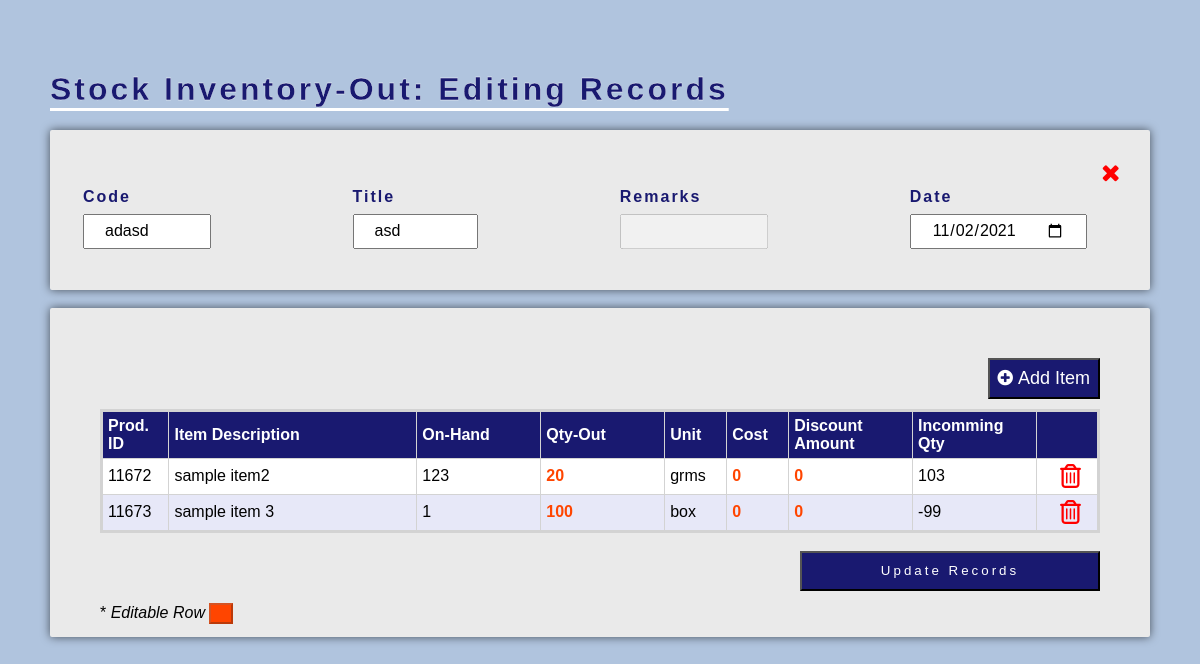
/edit/stout_edit.php?id=2, run on the app's committed database.
### tables this page shows
CREATE TABLE `stout_tb` (
  `stout_id` int(20) NOT NULL,
  `stout_code` varchar(30) DEFAULT NULL,
  `stout_title` varchar(30) DEFAULT NULL,
  `stout_date` date NOT NULL,
  `stout_remarks` varchar(300) DEFAULT NULL,
  `itemdesc` varchar(250) DEFAULT NULL,
  `emp_id` int(250) NOT NULL,
  `closed` tinyint(1) NOT NULL,
  `stout_close_date` date DEFAULT NULL,
  `user_id` int(255) NOT NULL,
  PRIMARY KEY (`stout_id`)
);

CREATE TABLE `product` (
  `product_id` int(255) NOT NULL AUTO_INCREMENT,
  `product_name` varchar(255) NOT NULL,
  `class_id` int(250) NOT NULL,
  `qty` double DEFAULT NULL,
  `unit_id` int(250) DEFAULT NULL,
  `pro_remarks` varchar(300) DEFAULT NULL,
  `loc_id` int(250) NOT NULL,
  `barcode` varchar(10) DEFAULT NULL,
  `price` double DEFAULT NULL,
  `cost` double DEFAULT NULL,
  `dept_id` int(250) DEFAULT NULL,
  `sup_id` int(30) DEFAULT NULL,
  PRIMARY KEY (`product_id`)
);

CREATE TABLE `stout_product` (
  `product_id` int(50) NOT NULL,
  `stout_id` int(50) NOT NULL,
  `stout_temp_qty` double DEFAULT NULL,
  `stout_temp_cost` double DEFAULT NULL,
  `stout_temp_disamount` double DEFAULT NULL,
  `stout_temp_tot` double DEFAULT NULL,
  `stout_temp_remarks` varchar(250) NOT NULL,
  PRIMARY KEY (`product_id`,`stout_id`)
);

CREATE TABLE `unit_tb` (
  `unit_id` int(250) NOT NULL AUTO_INCREMENT,
  `unit_name` varchar(30) DEFAULT NULL,
  PRIMARY KEY (`unit_id`)
);

### edit/stout_edit.php (the view, shortened to what this page needs)
<?php
include('../php/config.php');
if (isset($_GET['id']) && is_numeric($_GET['id']) && $_GET['id'] > 0) {
  $id = $_GET['id'];
  $result = mysqli_query($db, "SELECT * FROM stout_tb  WHERE stout_id=" . $_GET['id']);
  $row = mysqli_fetch_array($result);
  if ($row) {
    $id = $row['stout_id'];
    $stout_code = $row['stout_code'];
    $stout_title = $row['stout_title'];
    $stout_remarks = $row['stout_remarks'];
    $stout_date = $row['stout_date'];
  } else {
    echo "No results!";
  }
}
?>
<!DOCTYPE HTML PUBLIC "-//W3C//DTD HTML 4.01//EN" "http://www.w3.org/TR/html4/strict.dtd">
<html>
<head>
  <link rel="stylesheet" href="https://cdnjs.cloudflare.com/ajax/libs/font-awesome/4.7.0/css/font-awesome.min.css">
</head>
<body style="margin: 0px;" bgcolor="#B0C4DE">
  <h1><u> Stock Inventory-Out: Editing Records</u></h1>
  <div class="container">
    <a href="../stout_main.php" style="float: right;"><i class="fa fa-close" style="font-size:24px; color: red;"></i></a><br>
    <form autocomplete="off" method="post">
      <table class="table1" width="100%">
        <tr>
          <td><b>
              <font color='midnightblue'>Code</font><br>
              <input type="text" name="stout_code" value="<?php echo $stout_code; ?>">
            </b></td>
          <td>&nbsp;&nbsp;&nbsp;&nbsp;&nbsp;&nbsp;&nbsp;&nbsp;&nbsp;&nbsp;&nbsp;&nbsp;&nbsp;&nbsp;&nbsp;&nbsp;&nbsp;&nbsp;&nbsp;&nbsp;&nbsp;&nbsp;&nbsp;&nbsp;&nbsp;&nbsp;&nbsp;&nbsp;&nbsp;&nbsp;</td>
          <td><b>
              <font color='midnightblue'>Title</font> <br>
              <input type="text" name="stout_title" value="<?php echo $stout_title; ?>" />
            </b></td>
          <td>&nbsp;&nbsp;&nbsp;&nbsp;&nbsp;&nbsp;&nbsp;&nbsp;&nbsp;&nbsp;&nbsp;&nbsp;&nbsp;&nbsp;&nbsp;&nbsp;&nbsp;&nbsp;&nbsp;&nbsp;&nbsp;&nbsp;&nbsp;&nbsp;&nbsp;&nbsp;&nbsp;&nbsp;&nbsp;&nbsp;</td>
          <td><b>
              <font color='midnightblue'>Remarks</font> <br>
              <input type="text" name="stout_remarks" value="<?php echo $stout_remarks; ?>" disabled>
            </b></td>
          <td>&nbsp;&nbsp;&nbsp;&nbsp;&nbsp;&nbsp;&nbsp;&nbsp;&nbsp;&nbsp;&nbsp;&nbsp;&nbsp;&nbsp;&nbsp;&nbsp;&nbsp;&nbsp;&nbsp;&nbsp;&nbsp;&nbsp;&nbsp;&nbsp;&nbsp;&nbsp;&nbsp;&nbsp;&nbsp;&nbsp;</td>
          <td><b>
              <font color='midnightblue'>Date</font> <br>
              <input type="date" name="stout_date" value="<?php echo $stout_date; ?>">
            </b></td>
          <td>
          <td>&nbsp;&nbsp;&nbsp;&nbsp;&nbsp;</td>
          </td>
        </tr>
      </table>
  </div>
  <br>
  <div class="container1">
    <button class="button__add--item" title="Add Item" style="font-size: 18px; padding: 8px; float:right;margin-bottom:10px"><i class="fa fa-plus-circle"></i>&nbsp;Add Item</button> <br><br>
    <table class="itemTb">
      <thead>
        <tr>
          <th style="text-align: left;" width="5%">Prod. ID</th>
          <th style="text-align: left;" width="20%">Item Description</th>
          <th style="text-align: left;" width="10%">On-Hand</th>
          <th style="text-align: left;" width="10%">Qty-Out</th>
          <th style="text-align: left;" width="5%">Unit</th>
          <th style="text-align: left;" width="5%">Cost</th>
          <th style="text-align: left;" width="10%">Discount Amount</th>
          <th style="text-align: left;" width="10%">Incomming Qty</th>
          <th width="5%"></th>
        </tr>
      </thead>
      <tbody>
        <?php
        include "../php/config.php";
        $sql = "SELECT product.product_id,product.product_name, product.qty, stout_product.stout_temp_qty, unit_tb.unit_name, stout_product.stout_temp_cost,
            stout_product.stout_temp_disamount, stout_product.stout_id
           FROM product
           LEFT JOIN stout_product
           ON product.product_id = stout_product.product_id
           LEFT JOIN unit_tb ON product.unit_id = unit_tb.unit_id
           WHERE stout_product.stout_id='$id'
           ORDER BY product.product_id ASC";
        $result = $db->query($sql);
        if ($result->num_rows >  0) {
          while ($irow = $result->fetch_assoc()) {
        ?>
            <tr>
              <td style="text-align: left;"><?php echo $irow['product_id'] ?><input type="hidden" name="productId[]" value="<?php echo $irow['product_id'] ?>" class="stout--product__id"></td>
              <td style="text-align: left;"><?php echo $irow['product_name'] ?></td>
              <td style="text-align: left;"><?php echo $irow['qty'] ?></td>
              <td style="text-align: left;" class="highlight" title="Double Click to Edit"><?php echo $irow['stout_temp_qty'] ?><input type="hidden" name="qty[]" value="<?php echo $irow['stout_temp_qty'] ?>" class='stout--qtyout'></td>
              <td style="text-align: left;"><?php echo $irow['unit_name'] ?></td>
              <td style="text-align: left;" class="highlight" title="Double Click to Edit"><?php echo $irow['stout_temp_cost'] ?><input type="hidden" name="cost[]" value="<?php echo $irow['stout_temp_cost'] ?>" class='stout--cost'></td>
              <td style="text-align: left;" class="highlight" title="Double Click to Edit"><?php echo $irow['stout_temp_disamount'] ?></td>
              <td style="text-align: left;"><?php echo $irow['qty'] - $irow['stout_temp_qty'] ?><input type="hidden" name="incomingQty[]" value="<?php echo $irow['qty'] - $irow['stout_temp_qty'] ?>" class='stin--incoming__qty'></td>
              <td>
                <center>
                  <a href="item_delete/stout_item_delete.php?id=<?php echo $irow['product_id']; ?>&stoutId=<?php echo $irow['stout_id'] ?>">
                    <font color="red"><i class="fa fa-trash-o" style="font-size:24px"></i></font>
                  </a>
              </td>
            </tr>
        <?php }
        } ?>
      </tbody>
    </table>
    <br>
    <button class="button--update" name="stout_submit" style="float: right;">Update Records</button>
    <br><br>
    <p style="float: left;">*&nbsp;<i>Editable Row</i> <button style="background-color: orangered" disabled>&nbsp;&nbsp;</button> </p>
  </div>
</html>

### edit/stout_edit.php (style rules this page uses)
* { font-family: sans-serif; }
body { padding: 50px; }
.itemTb { border: 3px solid lightgray; border-collapse: collapse; width: 100%; }
.itemTb tr:nth-child(even) { background-color: #E7E8F8; }
.itemTb tr:nth-child(odd) { background-color: white; }
.itemTb th { border: 1px solid lightgrey; text-align: left; padding: 5px; font-size: 16px; color: white; background-color: midnightblue; }
.itemTb td { border: 1px solid lightgray; padding: 5px; }
input[type=text] { height: 24px; }
input[type=date] { height: 24px; }
.button__add--item { color: white; cursor: pointer; background-color: midnightblue; }
.highlight { font-weight: bolder; color: orangered; cursor: pointer; }
.container { border-radius: 2px; padding: 30px; height: 100px; background-color: #EAEAEA; box-shadow: 0 0 10px rgba(0, 0, 0, 0.6); -moz-box-shadow: 0 0 10px rgba(0, 0, 0, 0.6); -webkit-box-shadow: 0 0 10px rgba(0, 0, 0, 0.6); -o-box-shadow: 0 0 10px rgba(0, 0, 0, 0.6); }
.container1 { border-radius: 2px; padding: 50px; height: 100%; background-color: #EAEAEA; box-shadow: 0 0 10px rgba(0, 0, 0, 0.6); -moz-box-shadow: 0 0 10px rgba(0, 0, 0, 0.6); -webkit-box-shadow: 0 0 10px rgba(0, 0, 0, 0.6); -o-box-shadow: 0 0 10px rgba(0, 0, 0, 0.6); margin-bottom: 10px; }
.button--update { background-color: midnightblue; color: white; width: 300px; height: 40px; text-align: center; text-decoration: none; display: inline-block; letter-spacing: 3px; cursor: pointer; }
input[type=text] { width: 100%; height: 35px; padding: 12px 20px; margin: 8px 0; box-sizing: border-box; font-size: 16px; }
input[type=date] { width: 100%; height: 35px; padding: 12px 20px; margin: 8px 0; box-sizing: border-box; font-size: 16px; }
h1 { letter-spacing: 3px; color: black; -webkit-text-underline-position: under; -ms-text-underline-position: below; text-underline-position: under; -webkit-text-stroke: .3px white; -webkit-text-fill-color: midnightblue; }
font { letter-spacing: 2px; }

### data on the page
stout_tb: stout_code "adasd", stout_title "asd", stout_date "11/02/2021"
product: product_id "11672", product_name "sample item2", qty "123", stout_product.stout_temp_qty "20", unit.unit_name "grms", stout_product.stout_temp_cost "0", stout_product.stout_temp_disamount "0", $irow['qty']-$irow['stout_temp_qty'] "103"
product: product_id "11673", product_name "sample item 3", qty "1", stout_product.stout_temp_qty "100", unit.unit_name "box", stout_product.stout_temp_cost "0", stout_product.stout_temp_disamount "0", $irow['qty']-$irow['stout_temp_qty'] "-99"
